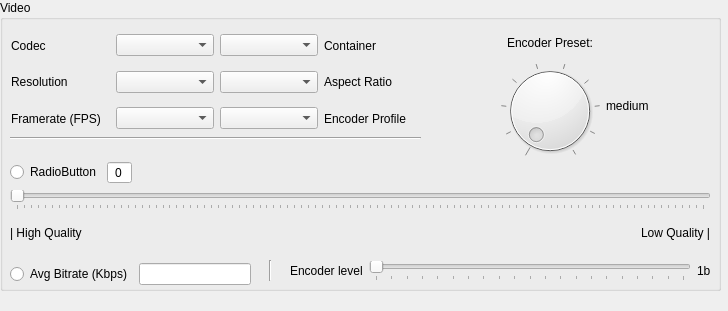
<?xml version="1.0" encoding="UTF-8"?>
<ui version="4.0">
 <class>VideoUI</class>
 <widget class="QWidget" name="VideoUI">
  <property name="geometry">
   <rect>
    <x>0</x>
    <y>0</y>
    <width>728</width>
    <height>311</height>
   </rect>
  </property>
  <property name="windowTitle">
   <string>Form</string>
  </property>
  <widget class="QGroupBox" name="videoGroupBox">
   <property name="geometry">
    <rect>
     <x>0</x>
     <y>0</y>
     <width>721</width>
     <height>291</height>
    </rect>
   </property>
   <property name="title">
    <string>Video</string>
   </property>
   <widget class="Line" name="line_2">
    <property name="geometry">
     <rect>
      <x>10</x>
      <y>130</y>
      <width>411</width>
      <height>16</height>
     </rect>
    </property>
    <property name="orientation">
     <enum>Qt::Horizontal</enum>
    </property>
   </widget>
   <widget class="QWidget" name="layoutWidget_3">
    <property name="geometry">
     <rect>
      <x>11</x>
      <y>30</y>
      <width>411</width>
      <height>104</height>
     </rect>
    </property>
    <layout class="QVBoxLayout" name="verticalLayout_2">
     <item>
      <layout class="QHBoxLayout" name="horizontalLayout_21">
       <item>
        <layout class="QHBoxLayout" name="horizontalLayout_4">
         <item>
          <widget class="QLabel" name="videoCodecLabel">
           <property name="text">
            <string>Codec</string>
           </property>
          </widget>
         </item>
         <item>
          <widget class="QComboBox" name="videoCodecBox"/>
         </item>
        </layout>
       </item>
       <item>
        <layout class="QHBoxLayout" name="horizontalLayout_7">
         <item>
          <widget class="QComboBox" name="videoContainerBox"/>
         </item>
         <item>
          <widget class="QLabel" name="videoContainerLabel">
           <property name="text">
            <string>Container</string>
           </property>
          </widget>
         </item>
        </layout>
       </item>
      </layout>
     </item>
     <item>
      <layout class="QHBoxLayout" name="horizontalLayout_22">
       <item>
        <layout class="QHBoxLayout" name="horizontalLayout_5">
         <item>
          <widget class="QLabel" name="videoResLabel">
           <property name="text">
            <string>Resolution</string>
           </property>
          </widget>
         </item>
         <item>
          <widget class="QComboBox" name="videoResBox"/>
         </item>
        </layout>
       </item>
       <item>
        <layout class="QHBoxLayout" name="horizontalLayout_8">
         <item>
          <widget class="QComboBox" name="videoAspectRatBox"/>
         </item>
         <item>
          <widget class="QLabel" name="videoAspectRatLabel">
           <property name="text">
            <string>Aspect Ratio</string>
           </property>
          </widget>
         </item>
        </layout>
       </item>
      </layout>
     </item>
     <item>
      <layout class="QHBoxLayout" name="horizontalLayout_23">
       <item>
        <layout class="QHBoxLayout" name="horizontalLayout_6">
         <item>
          <widget class="QLabel" name="videoFPSLabel">
           <property name="text">
            <string>Framerate (FPS)</string>
           </property>
          </widget>
         </item>
         <item>
          <widget class="QComboBox" name="videoFPSBox"/>
         </item>
        </layout>
       </item>
       <item>
        <layout class="QHBoxLayout" name="horizontalLayout_9">
         <item>
          <widget class="QComboBox" name="videoEncProfileBox"/>
         </item>
         <item>
          <widget class="QLabel" name="videoEncProfileLabel">
           <property name="text">
            <string>Encoder Profile</string>
           </property>
          </widget>
         </item>
        </layout>
       </item>
      </layout>
     </item>
    </layout>
   </widget>
   <widget class="QWidget" name="layoutWidget_4">
    <property name="geometry">
     <rect>
      <x>500</x>
      <y>30</y>
      <width>216</width>
      <height>131</height>
     </rect>
    </property>
    <layout class="QHBoxLayout" name="horizontalLayout_18">
     <item>
      <layout class="QVBoxLayout" name="verticalLayout_5">
       <item>
        <widget class="QLabel" name="videoDialLabel">
         <property name="text">
          <string>Encoder Preset:</string>
         </property>
         <property name="alignment">
          <set>Qt::AlignCenter</set>
         </property>
        </widget>
       </item>
       <item>
        <widget class="QDial" name="videoEncoderDial">
         <property name="maximum">
          <number>9</number>
         </property>
         <property name="notchesVisible">
          <bool>true</bool>
         </property>
        </widget>
       </item>
      </layout>
     </item>
     <item>
      <layout class="QVBoxLayout" name="verticalLayout_6">
       <item>
        <layout class="QVBoxLayout" name="verticalLayout_7">
         <item>
          <spacer name="verticalSpacer">
           <property name="orientation">
            <enum>Qt::Vertical</enum>
           </property>
           <property name="sizeHint" stdset="0">
            <size>
             <width>20</width>
             <height>13</height>
            </size>
           </property>
          </spacer>
         </item>
         <item>
          <spacer name="horizontalSpacer_4">
           <property name="orientation">
            <enum>Qt::Horizontal</enum>
           </property>
           <property name="sizeHint" stdset="0">
            <size>
             <width>40</width>
             <height>20</height>
            </size>
           </property>
          </spacer>
         </item>
        </layout>
       </item>
       <item>
        <layout class="QVBoxLayout" name="verticalLayout_4">
         <item>
          <layout class="QHBoxLayout" name="horizontalLayout_15">
           <item>
            <widget class="QLabel" name="videoDialPreset">
             <property name="text">
              <string>medium</string>
             </property>
            </widget>
           </item>
           <item>
            <spacer name="horizontalSpacer_3">
             <property name="orientation">
              <enum>Qt::Horizontal</enum>
             </property>
             <property name="sizeHint" stdset="0">
              <size>
               <width>40</width>
               <height>20</height>
              </size>
             </property>
            </spacer>
           </item>
          </layout>
         </item>
         <item>
          <spacer name="verticalSpacer_2">
           <property name="orientation">
            <enum>Qt::Vertical</enum>
           </property>
           <property name="sizeHint" stdset="0">
            <size>
             <width>20</width>
             <height>13</height>
            </size>
           </property>
          </spacer>
         </item>
        </layout>
       </item>
      </layout>
     </item>
    </layout>
   </widget>
   <widget class="QWidget" name="layoutWidget_5">
    <property name="geometry">
     <rect>
      <x>10</x>
      <y>260</y>
      <width>241</width>
      <height>28</height>
     </rect>
    </property>
    <layout class="QHBoxLayout" name="horizontalLayout_24">
     <item>
      <widget class="QRadioButton" name="videoAVGBitRadio">
       <property name="text">
        <string>Avg Bitrate (Kbps)</string>
       </property>
      </widget>
     </item>
     <item>
      <widget class="QLineEdit" name="videoAVGBitField"/>
     </item>
    </layout>
   </widget>
   <widget class="QWidget" name="layoutWidget_6">
    <property name="geometry">
     <rect>
      <x>10</x>
      <y>161</y>
      <width>701</width>
      <height>89</height>
     </rect>
    </property>
    <layout class="QVBoxLayout" name="verticalLayout_9">
     <item>
      <layout class="QHBoxLayout" name="horizontalLayout_19">
       <item>
        <layout class="QHBoxLayout" name="horizontalLayout_14">
         <item>
          <widget class="QRadioButton" name="videoCRFRadio">
           <property name="text">
            <string>RadioButton</string>
           </property>
          </widget>
         </item>
         <item>
          <widget class="QSpinBox" name="videoRFSpinBox">
           <property name="alignment">
            <set>Qt::AlignCenter</set>
           </property>
           <property name="buttonSymbols">
            <enum>QAbstractSpinBox::NoButtons</enum>
           </property>
           <property name="showGroupSeparator" stdset="0">
            <bool>false</bool>
           </property>
          </widget>
         </item>
        </layout>
       </item>
       <item>
        <spacer name="horizontalSpacer_5">
         <property name="orientation">
          <enum>Qt::Horizontal</enum>
         </property>
         <property name="sizeHint" stdset="0">
          <size>
           <width>40</width>
           <height>20</height>
          </size>
         </property>
        </spacer>
       </item>
      </layout>
     </item>
     <item>
      <layout class="QVBoxLayout" name="verticalLayout_8">
       <item>
        <widget class="QSlider" name="videoRFSlider">
         <property name="orientation">
          <enum>Qt::Horizontal</enum>
         </property>
         <property name="tickPosition">
          <enum>QSlider::TicksBelow</enum>
         </property>
        </widget>
       </item>
       <item>
        <layout class="QHBoxLayout" name="horizontalLayout_20">
         <item>
          <widget class="QLabel" name="videoHQLabel">
           <property name="text">
            <string>| High Quality</string>
           </property>
          </widget>
         </item>
         <item>
          <spacer name="horizontalSpacer_6">
           <property name="orientation">
            <enum>Qt::Horizontal</enum>
           </property>
           <property name="sizeHint" stdset="0">
            <size>
             <width>40</width>
             <height>20</height>
            </size>
           </property>
          </spacer>
         </item>
         <item>
          <widget class="QLabel" name="videoLQLabel">
           <property name="text">
            <string>Low Quality |</string>
           </property>
          </widget>
         </item>
        </layout>
       </item>
      </layout>
     </item>
    </layout>
   </widget>
   <widget class="Line" name="line">
    <property name="geometry">
     <rect>
      <x>260</x>
      <y>260</y>
      <width>20</width>
      <height>21</height>
     </rect>
    </property>
    <property name="orientation">
     <enum>Qt::Vertical</enum>
    </property>
   </widget>
   <widget class="QWidget" name="layoutWidget">
    <property name="geometry">
     <rect>
      <x>290</x>
      <y>260</y>
      <width>421</width>
      <height>22</height>
     </rect>
    </property>
    <layout class="QHBoxLayout" name="horizontalLayout">
     <item>
      <widget class="QLabel" name="videoEncLevelLabel">
       <property name="text">
        <string>Encoder level</string>
       </property>
      </widget>
     </item>
     <item>
      <widget class="QSlider" name="videoEncLevelSlider">
       <property name="maximum">
        <number>20</number>
       </property>
       <property name="orientation">
        <enum>Qt::Horizontal</enum>
       </property>
       <property name="tickPosition">
        <enum>QSlider::TicksBelow</enum>
       </property>
      </widget>
     </item>
     <item>
      <widget class="QLabel" name="videoEncLevelDisplay">
       <property name="text">
        <string>1b</string>
       </property>
      </widget>
     </item>
    </layout>
   </widget>
  </widget>
 </widget>
 <resources/>
 <connections/>
</ui>
